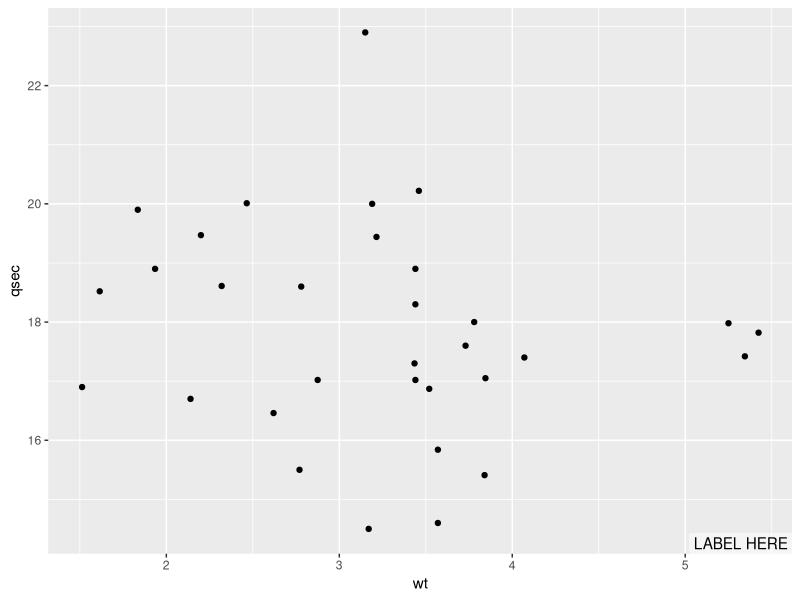

The R script that drew this image:

# program a clean txt annotation in ggplot ----------------------------
# from tjmahr
library(tidyverse)

mtcars %>% ggplot(aes(x = wt, y = qsec)) + geom_point() + 
  # ::::::::::::::::::::::::::::::::::::::::::::::::::::
  annotate("label", label = 'LABEL HERE', 
    x = Inf, y = -Inf, hjust = "inward", vjust = "inward",
    fill = alpha("white", 0.5), label.size = 0)  
  # ::::::::::::::::::::::::::::::::::::::::::::::::::::

